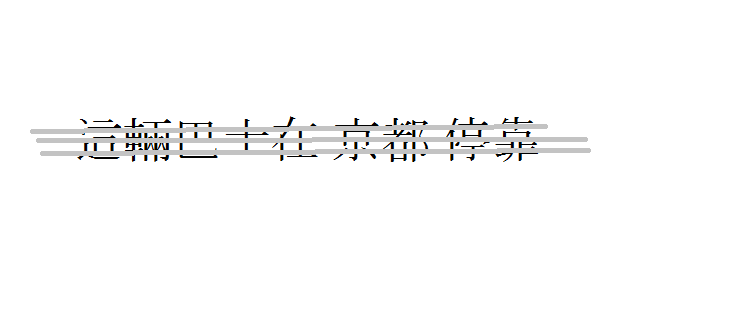
#> input picture lab4/as.png, 738 x 314 px
$ python main.py
#> lines starting #> are read from the running program, lines starting #| are printed output that depends on the picture; after the words box and inside, x2 and y2 are one past the last pixel; in counts of white or black regions, pixels touching at a corner belong together
"""Лабораторная работа 4. Удаление горизонтальных линий и бинаризация.

Задание: на изображении с текстом, перечёркнутым горизонтальными линиями,
удалить линии средствами морфологии и восстановить текст, затем выполнить
бинаризацию результата.

Подход:
    1. Перевод в полутон и инверсия (текст и линии становятся светлыми).
    2. Морфологическое открытие широким горизонтальным ядром выделяет именно
       длинные горизонтальные линии (короткие штрихи букв отсеиваются).
    3. cv2.inpaint (алгоритм Telea) "закрашивает" области линий по соседям.
    4. Бинаризация Otsu и адаптивная для подготовки к OCR.
"""

import cv2
import matplotlib.pyplot as plt

IMAGE_PATH = "as.png"


def remove_lines(image_path: str):
#> called with image_path = 'as.png'
    img = cv2.imread(image_path)
#> img is the input picture: shape (314, 738, 3); mean B, G, R 250.3, 250.3, 250.3
    gray = cv2.cvtColor(img, cv2.COLOR_BGR2GRAY)
    inverted = cv2.bitwise_not(gray)
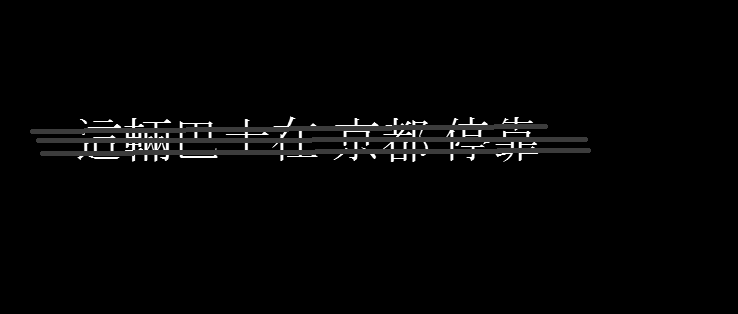
#> inverted: shape (314, 738); min 0, max 255, mean 4.7

    # Ширину ядра берём заметно больше ширины символа, чтобы поймать линии.
    kernel_len = max(40, img.shape[1] // 20)
#> kernel_len = 40
    horizontal_kernel = cv2.getStructuringElement(cv2.MORPH_RECT, (kernel_len, 1))
    lines = cv2.morphologyEx(inverted, cv2.MORPH_OPEN, horizontal_kernel, iterations=1)
    # Чуть расширяем маску линий, чтобы перекрыть их края.
    lines = cv2.dilate(lines, cv2.getStructuringElement(cv2.MORPH_RECT, (3, 3)))
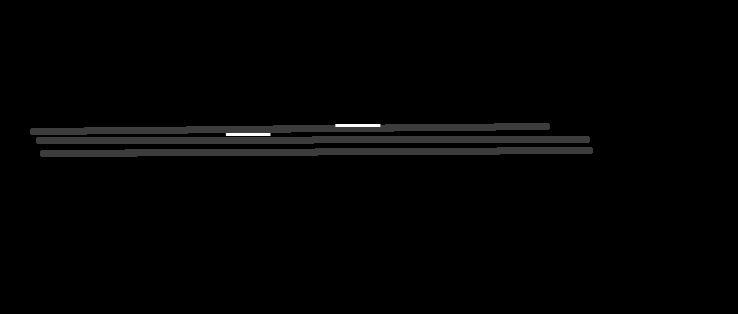
#> lines: shape (314, 738); min 0, max 255, mean 3.2

    result = cv2.inpaint(gray, lines, 3, cv2.INPAINT_TELEA)
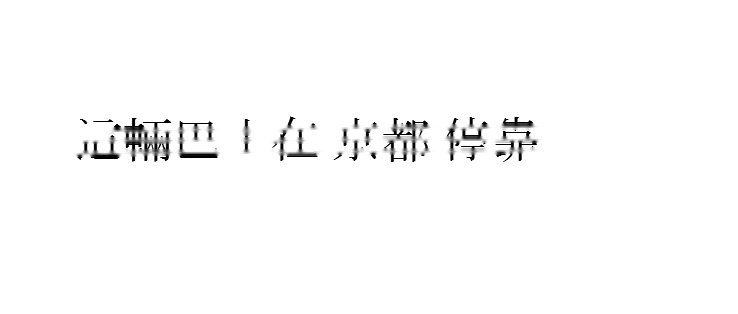
#> result: shape (314, 738); min 0, max 255, mean 251

    _, otsu = cv2.threshold(result, 0, 255, cv2.THRESH_BINARY + cv2.THRESH_OTSU)
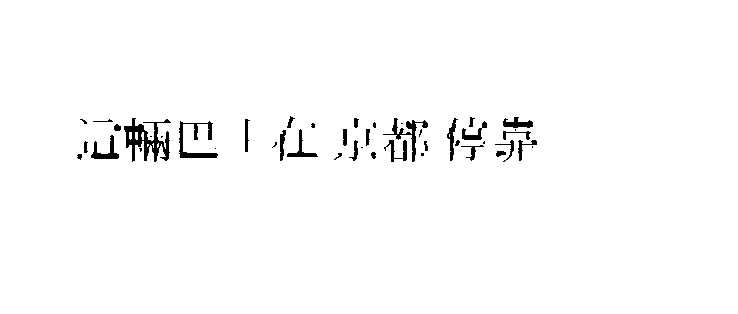
#> otsu: shape (314, 738); 98.2% white; 45 black regions (15 under 20 px), largest, box (x1, y1, x2, y2) and area: (124, 118, 171, 162) 866, (179, 121, 218, 158) 450, (383, 118, 428, 162) 361
    adaptive = cv2.adaptiveThreshold(
        result, 255, cv2.ADAPTIVE_THRESH_GAUSSIAN_C, cv2.THRESH_BINARY, 15, 5
    )
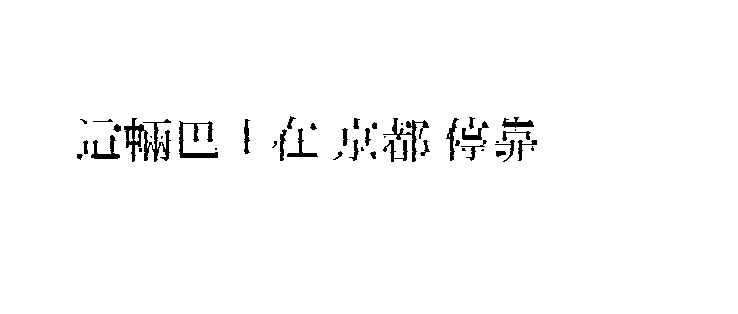
#> adaptive: shape (314, 738); 98.1% white; 46 black regions (14 under 20 px), largest, box (x1, y1, x2, y2) and area: (124, 118, 171, 162) 781, (179, 121, 218, 158) 482, (383, 118, 429, 162) 385

    cv2.imwrite("output.png", result)
    cv2.imwrite("output_binary.png", otsu)

    panel = [
        (gray, "Оригинал (grayscale)"),
        (inverted, "Инверсия"),
        (lines, "Найденные линии"),
        (result, "После удаления линий"),
        (otsu, "Бинаризация Otsu"),
        (adaptive, "Адаптивная (Gaussian)"),
    ]
    plt.figure(figsize=(15, 8))
    for i, (image, title) in enumerate(panel, 1):
        plt.subplot(2, 3, i)
        plt.imshow(image, cmap="gray")
        plt.title(title)
        plt.axis("off")
#> this loop made 6 passes
#> title on passes 1 to 6: 'Оригинал (grayscale)', 'Инверсия', 'Найденные линии', 'После удаления линий', 'Бинаризация Otsu', 'Адаптивная (Gaussian)'
    plt.tight_layout()
    plt.savefig("result.png")
    plt.show()


if __name__ == "__main__":
    remove_lines(IMAGE_PATH)
